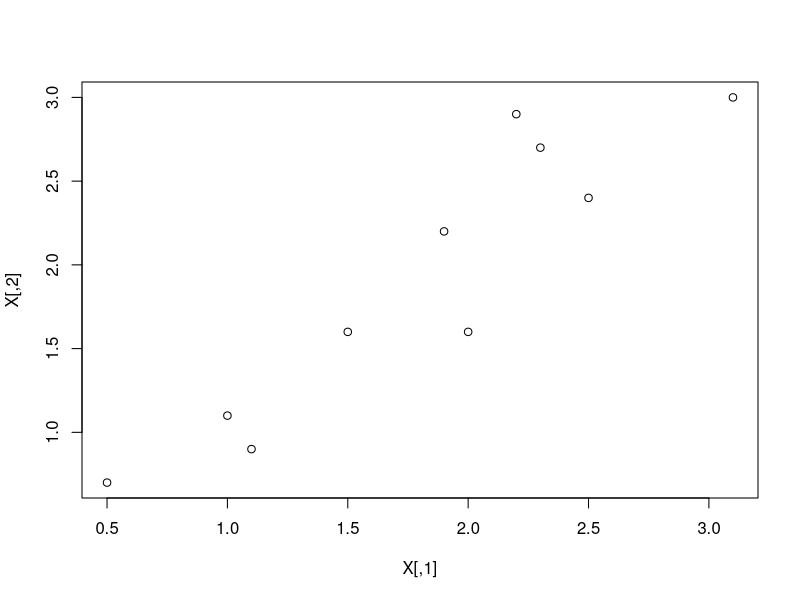
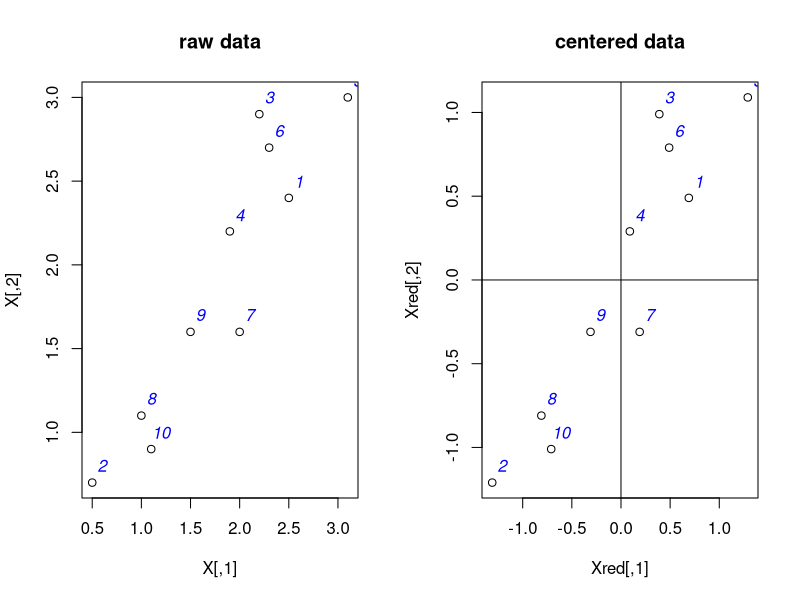
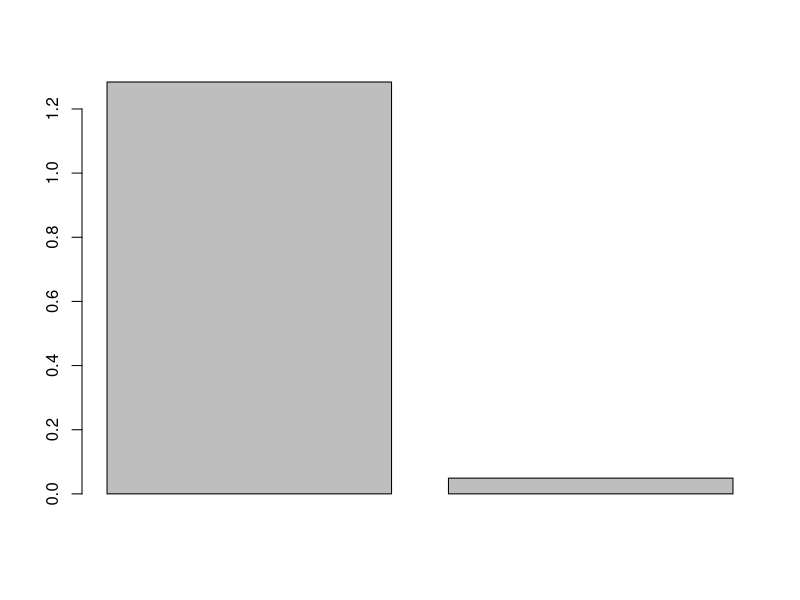
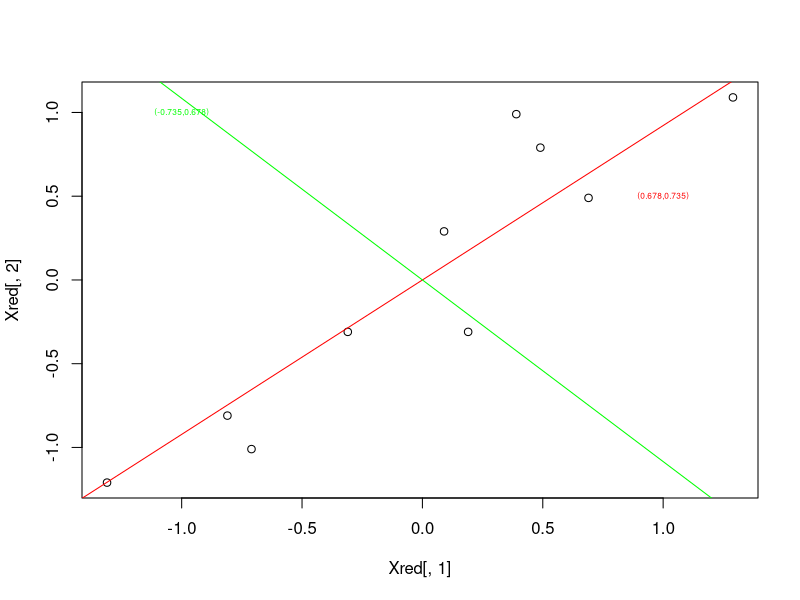
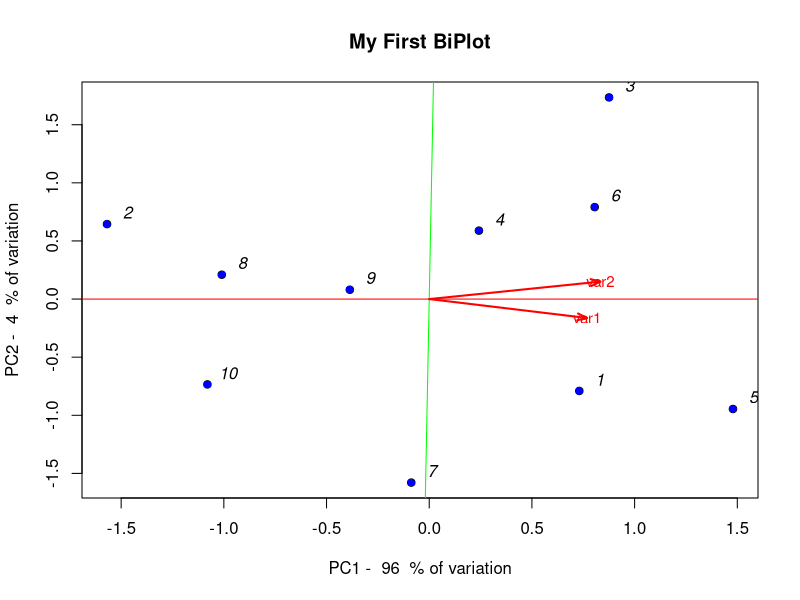
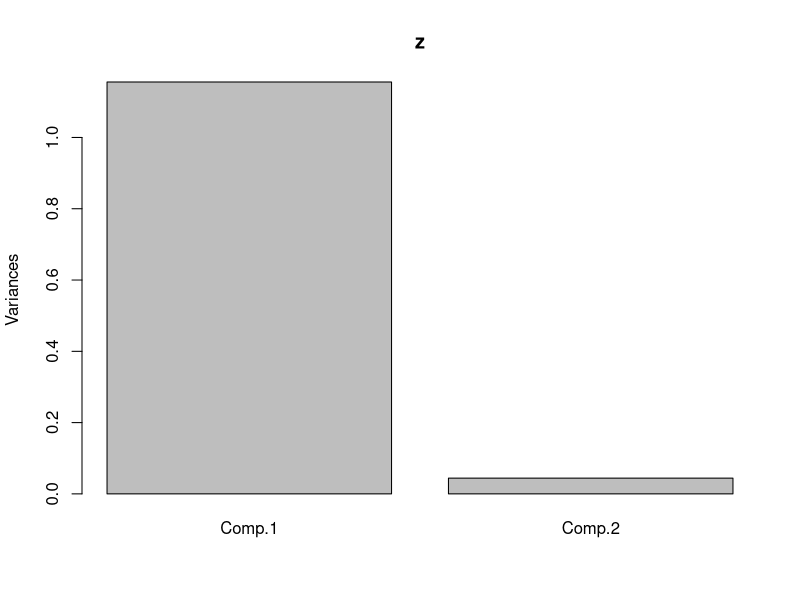
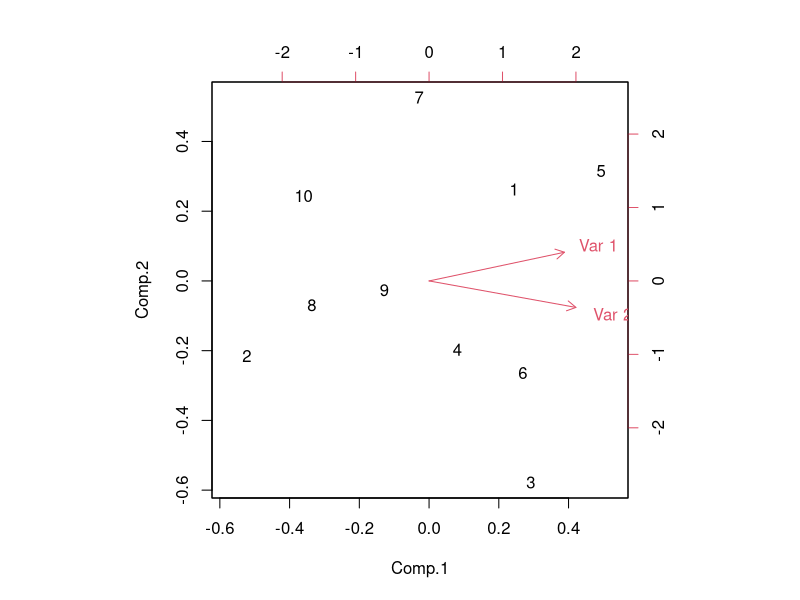
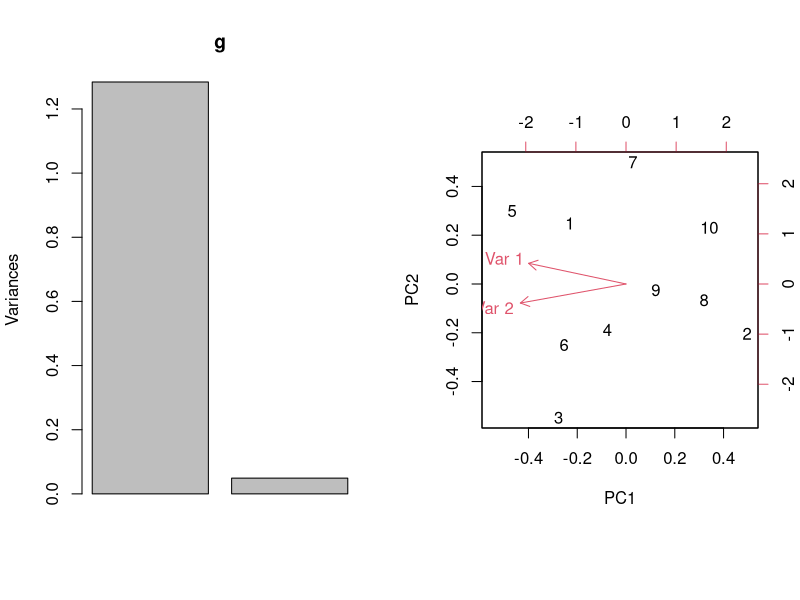

The R source for these figures, in order: (Note: this script raises an error after producing the figures.)
################################################################################
#########             Principal Component Analysis                    ##########
################################################################################



#=========================================================
#       Toy Example 
#=========================================================

X<-matrix(c(2.5, 2.4,   #data: 2 vectors with dimension 10, variables are in the same scale
            0.5, 0.7,
            2.2, 2.9,
            1.9, 2.2,
            3.1, 3.0,
            2.3, 2.7,
            2, 1.6,
            1, 1.1,
            1.5, 1.6,
            1.1, 0.9),ncol=2,byrow=T)

print(X)

#plot the data

plot(X)

#analyze the correlation between the two variables

cor(X[,1],X[,2])

#center the data 

Xred<-matrix(0,nrow=nrow(X),ncol=ncol(X))

#subtract the mean (if the variables are on different units you should divide
# by the sd also

Xred[,1]<-X[,1]-mean(X[,1])
Xred[,2]<-X[,2]-mean(X[,2])
Xred

cor(Xred[,1],Xred[,2])


#get two plots side by side with the raw data and the centered data

par(mfrow=c(1,2))
plot(X,main="raw data")
text(X[,1]+0.1,X[,2]+0.1,seq(1:nrow(X)) ,col="blue", cex=1,font=3)

plot(Xred,main="centered data")
abline(h=0)
abline(v=0)
text(Xred[,1]+0.1,Xred[,2]+0.1,seq(1:nrow(X)) ,col="blue", cex=1,font=3)
dev.off()


#calculate the covariance (if the variables are on different scale you should use
# correlation instead)

S<-cov(Xred)   #function cor() for correlation matrix
S


#compute the eigenvalues and eigenvectors based on the covariance matrix

ev<-eigen(S)
names(ev)

ev$values   #eigenvalues

sum(ev$values) #sum of the eigenvalues equals the total of the variance

# in the centered data set
var(Xred[,1])+var(Xred[,2])

#or in raw data
var(X[,1])+var(X[,2])

sum(diag(S))

#scree plot - bar plot of the eigenvalues

barplot(ev$values)

# The eigenvectors are the principal components.

ev$vector   #eigenvectors=loadings

# the PC are ortogonal (are not correlated), means the inner produc is equal zero 

t(ev$vector[,1])%*%ev$vector[,2]


#the eigenvectors have norm 1

sum(ev$vector[,1]^2)
sum(ev$vector[,2]^2)


# Let's see to what extent each variable contributes

PC<-ev$vector
rownames(PC)<-c("X1","X2")
colnames(PC)<-c("PC1","PC2")

# Let's plot them on the centered data plot

plot(Xred[,1],Xred[,2])

pc1.slope = ev$vectors[1,1]/ev$vectors[2,1]  #slope of the eigenvectors
pc2.slope = ev$vectors[1,2]/ev$vectors[2,2]

abline(0,pc1.slope,col="red")   #plot the eigenvectors on the existing data (centered or standardized)
abline(0,pc2.slope,col="green")  # to see the relationship and the eigenvetors

text(1,0.5,"(0.678,0.735)",cex=0.5,col="red")
text(-1,1,"(-0.735,0.678)",cex=0.5,col="green")


# See how much variation each eigenvector accounts for

pc1.var = 100*round(ev$values[1]/sum(ev$values),digits=2)
pc2.var = 100*round(ev$values[2]/sum(ev$values),digits=2)
pc1.var
pc2.var

#To get the data expressed in terms of principal components
#Multiply the centered data by the eigenvectors (principal components)

scores<-t(ev$vector)%*%t(Xred) 
t(scores)


# BiPlot (see how variables correlate)

xlab=paste("PC1 - ",pc1.var," % of variation")
ylab=paste("PC2 - ",pc2.var," % of variation")

sd = sqrt(ev$values)
u<-t(scores)[,1]/sd[1]
v<-t(scores)[,2]/sd[2]
plot(u,v,main="My First BiPlot",xlab=xlab,ylab=ylab,type="p")
abline(0,0,col="red")
abline(0,90,col="green")


# First plot the variables as vectors
loadings = ev$vectors
arrows(0,0,loadings[,1]*sd[1],loadings[,2]*sd[2],length=0.1, lwd=2,angle=20, col="red")
text(loadings[,1]*sd[1],loadings[,2]*sd[2],c("var1","var2"), col="red", cex=0.9)

cor(X[,1],X[,2])

# Second plot the scores as points (cases)
points(t(scores)[,1]/sd[1],t(scores)[,2]/sd[2],pch=16,col="blue")
text(t(scores)[,1]/sd[1]+0.1,t(scores)[,2]/sd[2]+0.1,seq(1:nrow(t(scores))) ,col="black", cex=1,font=3)
X

X[5,]
X[1,]
X[3,]
X[2,]
X[10,]

#PCA analysis using princomp function

z<-princomp(X)
z
names(z)


z$sdev    #he standard deviations of the principal components. square root of eigenvalues
z$loadings  #the matrix of variable loadings (i.e., a matrix whose columns contain the eigenvectors)
z$center  #the means that were subtracted.
z$scale   #the scale applied to each variable
z$scores # the scores of the supplied data on the principal components.


plot(z)   #screeplot

biplot(z)  


#PCA analysis using prcomp function

?prcomp

g<-prcomp(X)
names(g)

eigenvalues<-g$sdev^2  #eigenvalues 

sum(eigenvalues) #variance of the data

g$rotation
z$loading


#primcomp()  vs. prcomp()


par(mfrow=c(1,2))
plot(g)
biplot(g)



#----------------------------------
# Exercise 3 - Iris 
# ---------------------------------
data(iris)   #continuos variables are ont the same units
?iris
mode(iris)
dim(iris)
str(iris)
colnames(iris)
class(iris)
data<-iris[,1:4]  #create an object just with the quantitative data

plot(data,col=specol)

?princomp

pca.iris<-princomp(data)

names(pca.iris)

pca.iris$sdev  # square root eigenvalues

eigenva<-pca.iris$sdev^2

varexp<-eigenva/sum(eigenva)

varexpcum<-cumsum(varexp)

print(varexpcum)

load<-pca.iris$loadings
pca.iris$scores
plot(pca.iris)


plot(pca.iris$sdev,type="lines",main="Scree plot") # scree plot
biplot(pca.iris)



?biplot

#adding colors for species

spe <- iris$Species
specol <-c(rep("blue",50),rep("red",50),rep("green",50))
points(pca.iris$scores[,1]/pca.iris$sdev[1],pca.iris$scores[,2]/pca.iris$sdev[2],pch=16,col="green")


###########################   prcomp function
scale.data<-scale(data,center=T)
iris.pca<-prcomp(scale.data)
summary(iris.pca)
(iris.pca$sdev)^2    #Kaiser's criterion: retain PC with variance >1
                     # for standardized data
screeplot(iris.pca)  # retain PCs with cumulative variance around 90%
 
iris.pca$rotation    #loadings

plot(iris.pca$x[,1],iris.pca$x[,2])  #make a scatterplot
text(iris.pca$x[,1],iris.pca$x[,2],rownames(iris),cex=0.7,pos=4,col="red")

biplot(iris.pca)